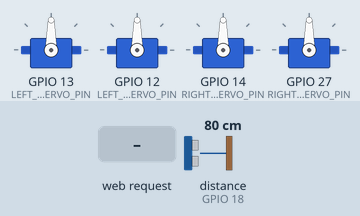
Simulated run of this sketch. Board: ESP32. Parts: 4 × servo. Wiring (inferred from the names in the program): ultrasonic range finder: trigger GPIO 5; echo GPIO 18. The test bench sets the inputs (shaded band); at power-on: distance to the obstacle (sensor on GPIO 18) 80 cm. The echo pulse lasts 58.3 µs per cm; WiFi joins after 1.5 s; servers stay silent unless stated; what the sketch prints to the serial monitor is not drawn.

Above: at 2.7 s.
2.8 s: HTTP request GET /grab received
At 3.7 s:
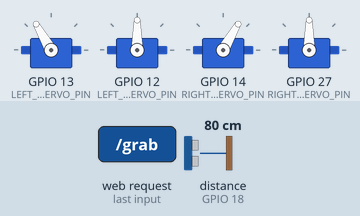
At 5.6 s:
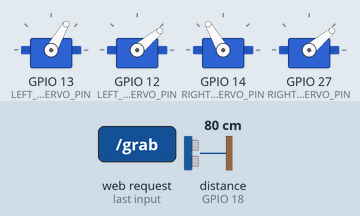
5.8 s: distance to the obstacle (sensor on GPIO 18) set to 2 cm
At 6.3 s:
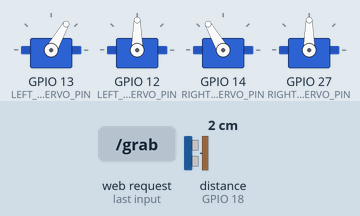
Timing chart, 0 to 8.8 s (numbered marks = the images above; inputs shaded):
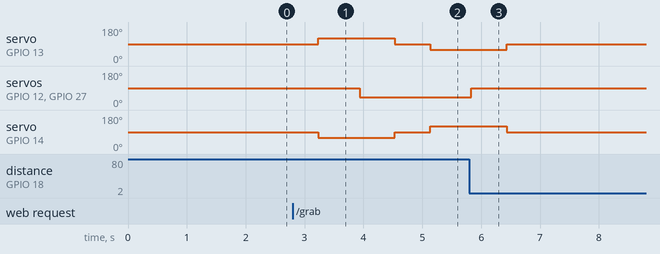

The sketch:

robotarm.ino
```cpp
#include <WiFi.h>
#include <WebServer.h>
#include <ESP32Servo.h>

/* =============================
   WIFI CONFIG
   ============================= */
const char* ssid = "YOUR_WIFI_NAME";
const char* password = "YOUR_WIFI_PASSWORD";

/* =============================
   ULTRASONIC
   ============================= */
#define TRIG_PIN 5
#define ECHO_PIN 18
#define DETECT_DISTANCE 12  // cm

/* =============================
   SERVO PINS (4 SERVOS)
   ============================= */
#define LEFT_ARM_SERVO_PIN      13
#define LEFT_GRIPPER_SERVO_PIN  12
#define RIGHT_ARM_SERVO_PIN     14
#define RIGHT_GRIPPER_SERVO_PIN 27

Servo leftArm;
Servo leftGripper;
Servo rightArm;
Servo rightGripper;

/* =============================
   ROBOT STATES
   ============================= */
enum RobotState {
  IDLE,
  OBJECT_DETECTED,
  WAIT_FOR_AI,
  GRAB_OBJECT,
  RESET_ARM
};

RobotState state = IDLE;

/* =============================
   WEB SERVER
   ============================= */
WebServer server(80);

/* =============================
   ULTRASONIC FUNCTION
   ============================= */
long getDistance() {
  digitalWrite(TRIG_PIN, LOW);
  delayMicroseconds(2);
  digitalWrite(TRIG_PIN, HIGH);
  delayMicroseconds(10);
  digitalWrite(TRIG_PIN, LOW);

  long duration = pulseIn(ECHO_PIN, HIGH, 30000);
  if (duration == 0) return -1;

  return duration * 0.034 / 2;
}

/* =============================
   ARM ACTIONS
   ============================= */
void openGrippers() {
  leftGripper.write(90);
  rightGripper.write(90);
}

void closeGrippers() {
  leftGripper.write(40);
  rightGripper.write(40);
}

void armsDown() {
  leftArm.write(120);
  rightArm.write(60);  // mirrored
}

void armsUp() {
  leftArm.write(90);
  rightArm.write(90);
}

void armsToBin() {
  leftArm.write(60);
  rightArm.write(120);
}

/* =============================
   GRAB + DROP SEQUENCE
   ============================= */
void grabAndDrop() {
  openGrippers();
  delay(400);

  armsDown();
  delay(700);

  closeGrippers();
  delay(600);

  armsUp();
  delay(600);

  armsToBin();
  delay(700);

  openGrippers();
  delay(600);

  armsUp();
  delay(500);
}

/* =============================
   RESET
   ============================= */
void resetArm() {
  openGrippers();
  armsUp();
}

/* =============================
   HTTP HANDLERS
   ============================= */
void handleGrab() {
  state = GRAB_OBJECT;
  server.send(200, "text/plain", "GRAB COMMAND RECEIVED");
}

void handleReset() {
  state = RESET_ARM;
  server.send(200, "text/plain", "RESET COMMAND RECEIVED");
}

/* =============================
   SETUP
   ============================= */
void setup() {
  Serial.begin(115200);

  pinMode(TRIG_PIN, OUTPUT);
  pinMode(ECHO_PIN, INPUT);

  leftArm.attach(LEFT_ARM_SERVO_PIN);
  leftGripper.attach(LEFT_GRIPPER_SERVO_PIN);
  rightArm.attach(RIGHT_ARM_SERVO_PIN);
  rightGripper.attach(RIGHT_GRIPPER_SERVO_PIN);

  resetArm();

  WiFi.begin(ssid, password);
  Serial.print("Connecting to WiFi");

  while (WiFi.status() != WL_CONNECTED) {
    delay(500);
    Serial.print(".");
  }

  Serial.println("\nConnected");
  Serial.print("ESP32 IP: ");
  Serial.println(WiFi.localIP());

  server.on("/grab", handleGrab);
  server.on("/reset", handleReset);
  server.begin();

  Serial.println("HTTP server started");
}

/* =============================
   LOOP
   ============================= */
void loop() {
  server.handleClient();

  long distance = getDistance();

  switch (state) {

    case IDLE:
      if (distance > 0 && distance < DETECT_DISTANCE) {
        Serial.println("Object detected");
        state = OBJECT_DETECTED;
      }
      break;

    case OBJECT_DETECTED:
      Serial.println("Waiting for AI decision...");
      state = WAIT_FOR_AI;
      break;

    case WAIT_FOR_AI:
      // Waiting for Python YOLO command
      break;

    case GRAB_OBJECT:
      Serial.println("Grabbing object...");
      grabAndDrop();
      state = IDLE;
      break;

    case RESET_ARM:
      resetArm();
      state = IDLE;
      break;
  }

  delay(50);
}
```

Measured:
- after the input at 2.8 s, servo on GPIO 13 (LEFT_ARM_SERVO_PIN): 90° → 120° after 0.43 s, → 90° 1.3 s later, → 60° 0.60 s later; servo on GPIO 12 (LEFT_GRIPPER_SERVO_PIN), servo on GPIO 27 (RIGHT_GRIPPER_SERVO_PIN): 90° → 40° after 1.1 s; servo on GPIO 14 (RIGHT_ARM_SERVO_PIN): 90° → 60° after 0.43 s, → 90° 1.3 s later, → 120° 0.60 s later
